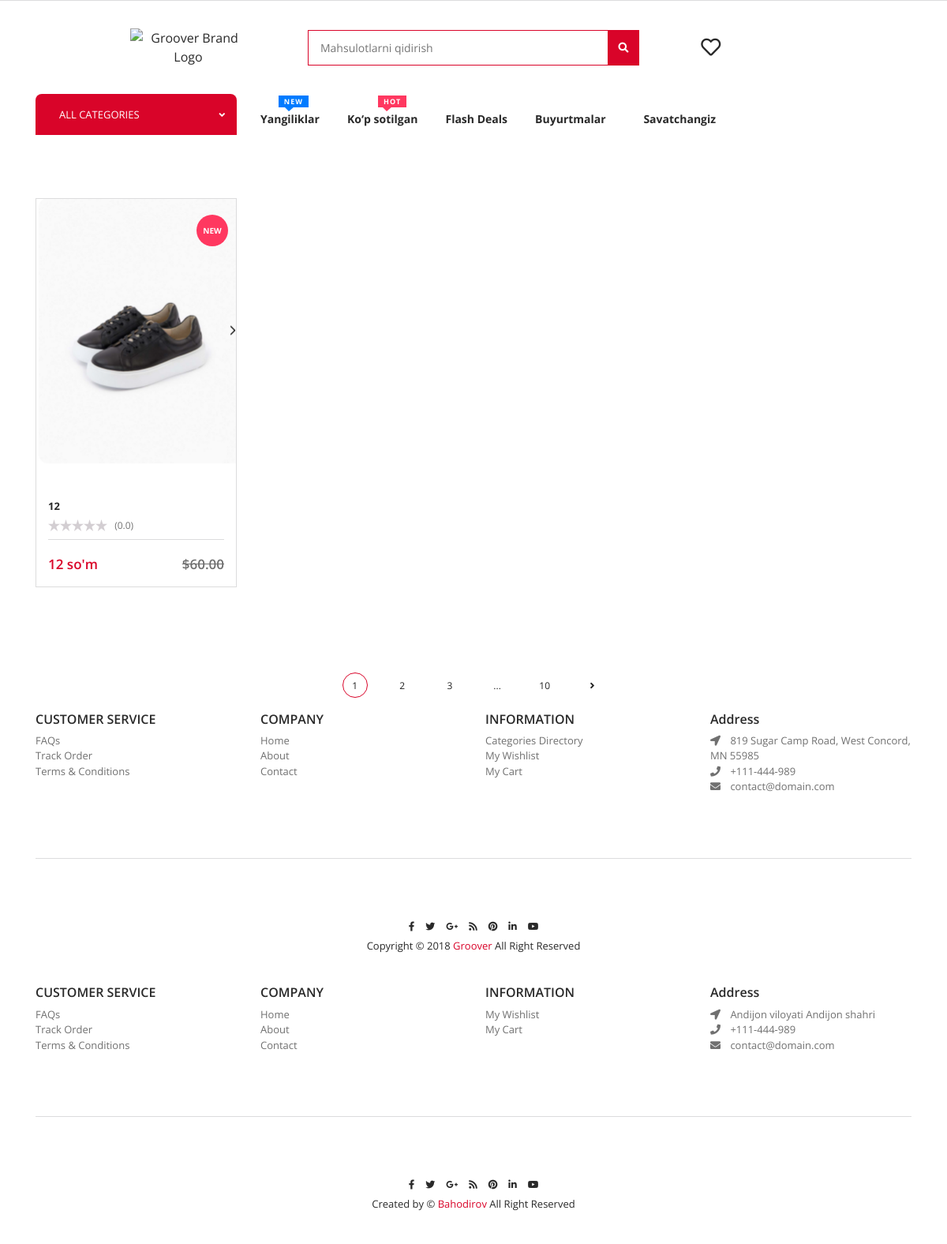
The page /search/ on the database as committed earlier.
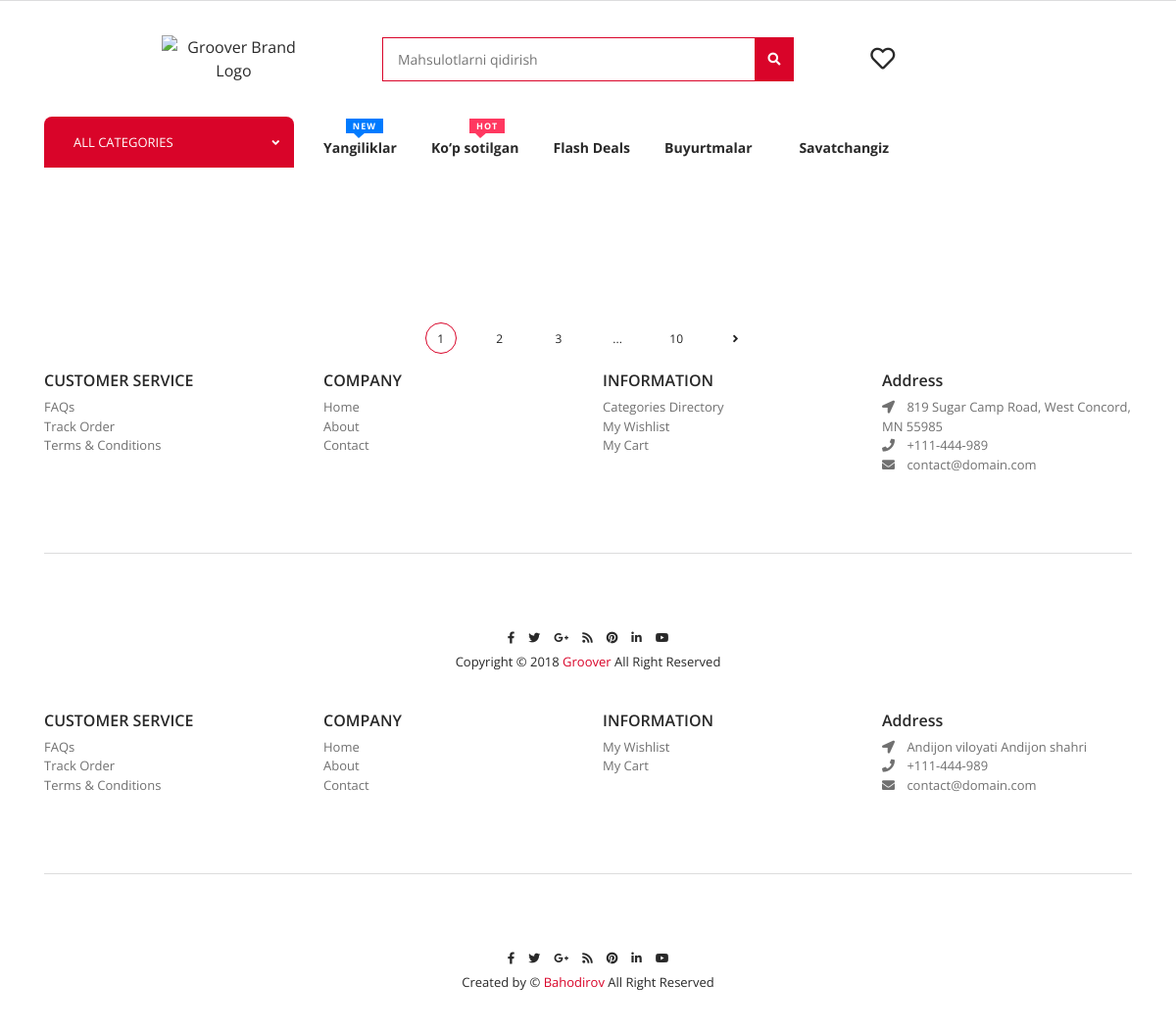
The same page on the database as committed later.
### shop/models.py (models this page shows, shortened)
class Product(models.Model):
    STATUS_CHOICES = [
        ('new', 'New'),
        ('bestseller', 'Bestseller'),
        ('sale', 'Sale'),
    ]
    status = models.CharField(max_length=20, choices=STATUS_CHOICES, default='new')
    category = models.ForeignKey(Category, on_delete=models.CASCADE, related_name="products", null=True)
    nomi = models.CharField(max_length=255)
    description = models.TextField()
    narxi = models.DecimalField(max_digits=10, decimal_places=2)
    soni = models.PositiveIntegerField()  # Omborda qancha bor
    image = models.ImageField(upload_to="products/")
    created_at = models.DateTimeField(auto_now_add=True)
    tags = models.ManyToManyField(Tag, blank=True, related_name="tags")
    narx_kosib = models.IntegerField(default=0)
    narx_zakatovka = models.IntegerField(default=0)
    narx_kroy = models.IntegerField(default=0)
    narx_pardoz = models.IntegerField(default=0)
    @staticmethod
    def get_avg_rating(product_id):
        reting = Comment.objects.filter(product_id=product_id).aggregate(Avg('rating'))['rating__avg'] or 0
        return int(reting)

### shop/views.py (the view)
# urls.py: path('search/',search_view, name='search'),
def search_view(request):
    query = request.GET.get('q', '')
    category = request.GET.get('category', '')
    products = Product.objects.all()
    if query:
        products = products.filter(nomi__icontains=query)
    images_by_product_and_color = get_images_by_product_and_color()
    for product in products:
        product.colors = list(product.variants.values_list('color', flat=True).distinct())
        product.sizes = list(set(product.variants.values_list('size', flat=True)))
        product.image_by_color = images_by_product_and_color.get(product.id, {})
    context = {
        'products': products,
        'query': query,
        'category': category,
        'images_by_product_and_color': images_by_product_and_color,  # Oldin yo‘qotilgan qism
    }
    return render(request, 'shop/search_results.html', context)

### shop/context_pros.py (called while the page is built)
def cart_items(request):
    cart = request.session.get("cart", {})
    total_price = sum(float(item["price"]) * int(item["quantity"]) for item in cart.values())
    quantity =sum(int(item["quantity"]) for item in cart.values())
    return {"cartitem": cart,'total_price': total_price, 'quantity':quantity}

def avg_rating(request):
    products = Product.objects.all()
    avg_ratings = {product.id: Product.get_avg_rating(product.id) for product in products}
    return {'avg_ratings': avg_ratings}

def category_items(request):
    context = {}
    context['categories'] = Category.objects.all()
    return context

def categories_processor(request):
    return {'categories': Category.objects.all()}

def product_filter(request):
    queryset = Product.objects.all()
    filter_type = request.GET.get('filter', 'last_5')
    if filter_type == 'last_5':
        queryset = queryset.order_by('-created_at')[:5]
    elif filter_type == 'arzon':
        queryset = queryset.order_by('narxi')  # Narxi bo‘yicha arzonlari
    elif filter_type == 'qimmat':
        queryset = queryset.order_by('-narxi')  # Narxi bo‘yicha qimmatlari
    return {'filtered_products': queryset}

### templates/shop/search_results.html (shortened to what the changed rows need)
{% extends 'shop/base2.html' %}
{% load static %}
{% load humanize %}
{% load custom_filters %}
{% block content %}
    <div class="page-deal u-s-p-t-80">
        <div class="container">
            <div class="row product-container grid-style">
                {% for i in products   %}
                <div class="product-item col-lg-3 col-md-6 col-sm-6">
                    <div class="item">
                        <div class="image-container">
                            <a class="item-img-wrapper-link" href="{% url 'shop:detail' i.id%}">
                                <img class="img-fluid" src="{{i.image.url}}" alt="Product">
                            </a>
                        </div>
                        <div class="item-content">
                            <div class="what-product-is">
                                <h6 class="item-title">
                                    <a href="{% url 'shop:detail' i.id%}">{{i.nomi}}</a>
                                </h6>
                                <div class="item-stars">
                                    <div class='star' title="{{avg_ratings|dict_get:i.id|floatformat:1}} out of 5 - based on 0 Reviews">
                                    </div>
                                    <span>({{avg_ratings|dict_get:i.id|floatformat:1}})</span>
                                </div>
                            </div>
                            <div class="price-template">
                                <div class="item-new-price">
                                    {{i.narxi | floatformat:0| intcomma}} so'm
                                </div>
                                <div class="item-old-price">
                                    $60.00
                                </div>
                            </div>
                        </div>
                        <div class="tag new">
                            <span>NEW</span>
                        </div>
                    </div>
                </div>
                {% endfor %}
            </div>
        </div>
    </div>
</div>
{% endblock content %}

Rows that differ between the two databases and show on the page:
removed Product: image (picture), nomi "12", id "0.0", narxi "12"
